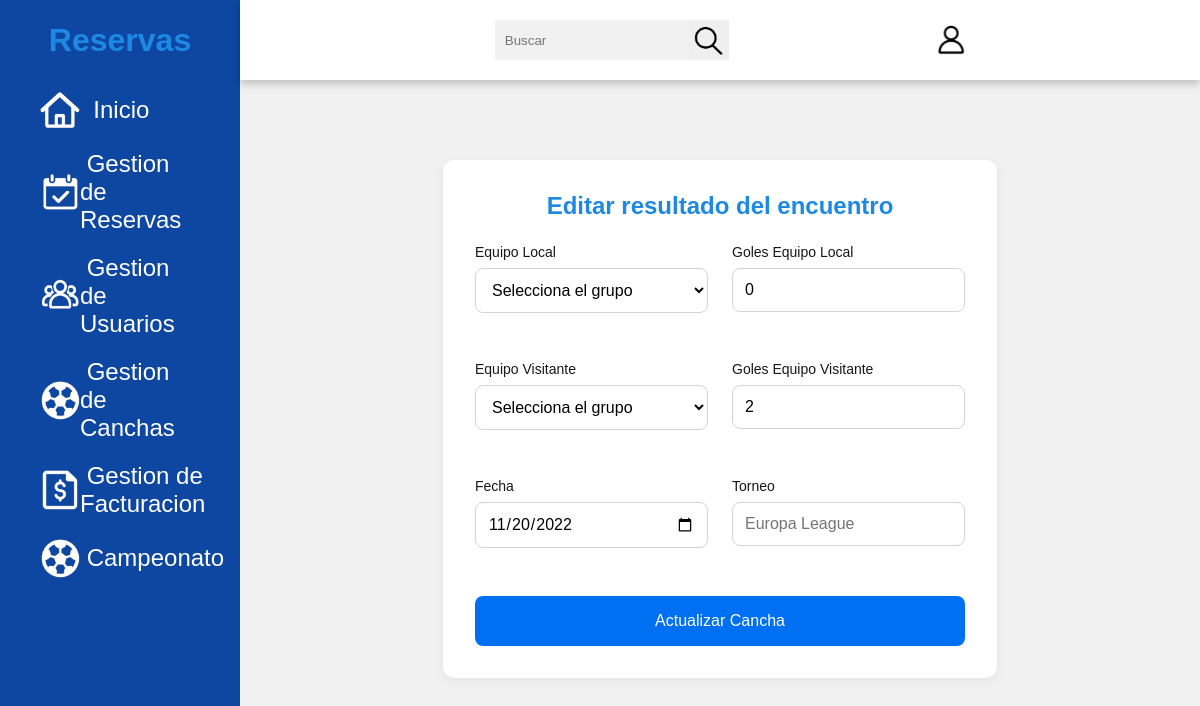
Screenshot of /app/GoldenPlayer/modulos/campeonato/editarResultado.php?id=1 with the database file from the repository.
### tables this page shows
CREATE TABLE `partidos` (
  `id_partido` int(11) NOT NULL,
  `id_equipo_local` int(11) DEFAULT NULL,
  `id_equipo_visitante` int(11) DEFAULT NULL,
  `goles_local` int(11) DEFAULT 0,
  `goles_visitante` int(11) DEFAULT 0,
  `fecha` date DEFAULT NULL,
  `jugado` tinyint(1) DEFAULT 0,
  `torneo_id` int(11) DEFAULT NULL,
  `fase` varchar(50) DEFAULT NULL,
  `grupo_id` int(11) DEFAULT NULL
);

CREATE TABLE `torneos` (
  `id_torneo` int(11) NOT NULL,
  `nombre` varchar(100) DEFAULT NULL,
  `fecha_inicio` date DEFAULT NULL,
  `fecha_fin` date DEFAULT NULL
);

### app/GoldenPlayer/modulos/campeonato/editarResultado.php (the view, shortened to what this page needs)
<?php
$conn = conexion();
$id = $_GET['id'];
$sql = "SELECT * FROM partidos WHERE id_partido='$id'";
$query = mysqli_query($conn, $sql);
$roww = mysqli_fetch_array($query);
?>
<!DOCTYPE html>
<html lang="en">
<head>
    <link rel="stylesheet" href="../../css/reservas.css">
    <link rel="stylesheet" href="https://cdn.datatables.net/2.0.8/css/dataTables.dataTables.min.css">
</head>
<body>
    <div class="side-menu">
        <div class="brand-name">
            <h1>Reservas</h1>
        </div>
        <ul>
            <a href="../admin.php">
                <li><img src="../../img/panel/inicio.png" alt=""><span>&nbsp; Inicio</span></li>
            </a>
            <a href="../reservas.php">
                <li><img src="../../img/panel/reserva.png" alt=""><span>&nbsp;Gestion de Reservas</span></li>
            </a>
            <a href="../usuarios.php">
                <li><img src="../../img/panel/usuario.png" alt=""><span>&nbsp;Gestion de Usuarios</span></li>
            </a>
            <a href="../canchas.php">
                <li><img src="../../img/panel/cancha.png" alt=""><span>&nbsp;Gestion de Canchas</span></li>
            </a>
            <a href="../facturacion.php">
                <li><img src="../../img/panel/factura.png" alt=""><span>&nbsp;Gestion de Facturacion</span></li>
            </a>
            <a href="campeonato.php">
                <li><img src="../../img/panel/cancha.png" alt=""><span>&nbsp;Campeonato</span></li>
            </a>
        </ul>
    </div>
    <div class="container">
        <div class="header">
            <div class="nav">
                <div class="search">
                    <input type="text" placeholder="Buscar">
                    <button type="submit"><img src="../../img/buscar.png" alt=""></button>
                </div>
                <div class="user">
                    <div class="img-case">
                        <img src="../../img/user.png" alt="">
                    </div>
                </div>
            </div>
        </div>
        <div class="content">
            <div class="content-2">
                <br>
                <div class="modal-content">
                    <div class="wrapper" id="reservaForm">
                        <form class="reserva-form" id="formReservaAdmin"
                            action="../../controlador/torneo/editarResultado.php" method="POST">
                            <center>
                                <h2>Editar resultado del encuentro</h2>
                            </center>
                            <div class="form-row">
                                <div class="form-group">
                                    <label class="form-label">Equipo Local</label>
                                    <select id="local" name="local" class="form-input" required>
                                        <option value="<?= $roww['id_equipo_local'] ?>">Selecciona el grupo</option>
                                    </select>
                                </div>
                                <div class="form-group">
                                    <label class="form-label">Goles Equipo Local</label>
                                    <input type="text" id="gol" name="gol" class="form-input" value="<?= $roww['goles_local'] ?>" required />
                                </div>
                            </div>
                            <div class="form-row">
                                <div class="form-group">
                                    <label class="form-label">Equipo Visitante</label>
                                    <select id="visitante" name="visitante" class="form-input" required>
                                        <option value="<?= $roww['id_equipo_visitante'] ?>">Selecciona el grupo</option>
                                    </select>
                                </div>
                                <div class="form-group">
                                    <label class="form-label">Goles Equipo Visitante</label>
                                    <input type="text" id="golv" name="golv" class="form-input" value="<?= $roww['goles_visitante'] ?>" required />
                                </div>
                            </div>
                            <div class="form-row">
                                <div class="form-group">
                                    <label class="form-label">Fecha</label>
                                    <input type="date" id="fecha" name="fecha" class="form-input" value="<?= $roww['fecha'] ?>"required />
                                </div>
                                <div class="form-group">
                                    <label class="form-label">Torneo</label>
                                    <?php
                                    $sql = "SELECT * FROM torneos LIMIT 1";
                                    $query = mysqli_query($conn, $sql);
                                    while ($row = mysqli_fetch_array($query)) { ?>
                                        <input type="text" id="" name="" class="form-input"
                                            placeholder="<?= $row['nombre'] ?>" required readonly />
                                        <?php
                                    }
                                    ?>
                                </div>
                            </div>
                            <button type="submit" class="submit-button">Actualizar Cancha</button>
                        </form>
                    </div>
                </div>
            </div>
        </div>
    </div>
</body>
</html>

### app/GoldenPlayer/css/reservas.css (style rules this page uses)
* { margin: 0; padding: 0; box-sizing: border-box; font-family: 'Poppins', sans-serif; }
body { min-height: 100vh; }
a { text-decoration: none; }
li { list-style: none; }
h1, h2 { color: #1E88E5; }
.side-menu { position: fixed; background-color: #0D47A1; width: 20vw; min-height: 100vh; display: flex; flex-direction: column; }
.side-menu .brand-name { height: 10vh; display: flex; align-items: center; justify-content: center; }
.side-menu li { font-size: 24px; padding: 10px 40px; color: white; display: flex; align-items: center; }
.side-menu li img { width: 40px; height: 40px; }
.container { position: absolute; right: 0; width: 80vw; height: 100vh; background: #f1f1f1; }
.container .header { position: fixed; top: 0; right: 0; width: 80vw; height: 10vh; background: white; display: flex; align-items: center; justify-content: center; box-shadow: 0 4px 8px 0 rgb(0, 0, 0, 0.2); z-index: 1; }
.container .header .nav { width: 90%; display: flex; align-items: center; }
.container .header .nav .search { flex: 3; display: flex; justify-content: center; }
.container .header .nav .search input[type=text] { border: none; background: #f1f1f1; padding: 10px; width: 30%; }
.container .header .nav .search button { width: 40px; height: 40px; border: none; display: flex; align-items: center; justify-content: center; }
.container .header .nav .search button img { width: 30px; height: 30px; }
.container .header .nav .user { flex: 1; display: flex; justify-content: space-between; align-items: center; }
.container .header .nav .user .img-case { position: relative; width: 30px; height: 30px; }
.container .header .nav .user img { width: 40px; height: 40px; }
.container .header .nav .user .img-case img { position: absolute; top: 0; left: 0; width: 100%; height: 100%; }
.container .content { position: relative; margin-top: 10vh; min-height: 90vh; background: #f1f1f1; }
.container .content .content-2 { min-height: 60vh; display: flex; justify-content: space-around; align-items: flex-start; flex-wrap: wrap; }
.modal-content { background: none; margin: 5% auto; padding: 32px; border-radius: 12px; max-width: 640px; height: 500px; position: relative; animation: aparecer 0.3s ease; }
.reserva-form { max-width: 640px; margin: 0 auto; background-color: #ffffff; padding: 32px; border-radius: 12px; box-shadow: 0 4px 12px rgba(0, 0, 0, 0.05); }
.form-row { display: grid; grid-template-columns: 1fr; gap: 24px; margin-bottom: 24px; }
@media (min-width: 768px) { .form-row { grid-template-columns: 1fr 1fr; } }
.form-group { margin-bottom: 24px; }
.form-label { display: block; font-size: 0.875rem; font-weight: 500; margin-bottom: 8px; color: #171717; }
.form-input { width: 100%; padding: 12px; border: 1px solid #d4d4d4; border-radius: 8px; background-color: #ffffff; font-size: 1rem; }
.submit-button { width: 100%; padding: 16px; background-color: #0070f3; color: white; border: none; border-radius: 8px; font-size: 1rem; font-weight: 500; cursor: pointer; transition: background-color 0.3s ease; }

### rows the page displays
partidos: gol "0", golv "2", fecha "11/20/2022"
torneos: nombre "Europa League"
